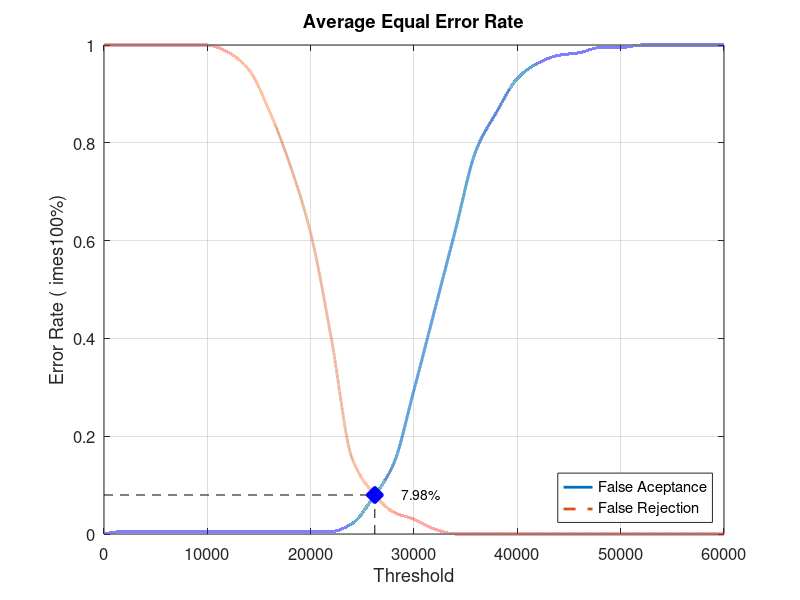
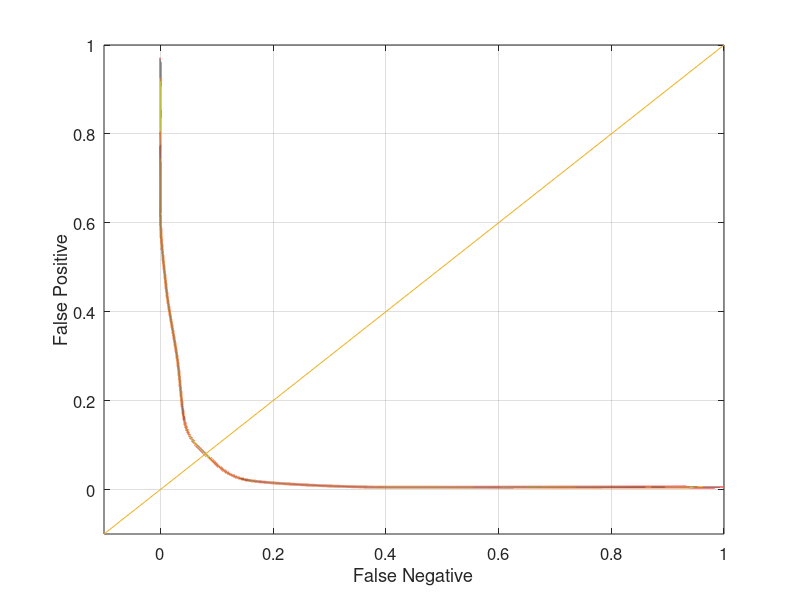

Write MATLAB code to recreate these figures, in order.
close all;
clear;
clc;
x = 0:2000:60000;
xq = 0:0.5:60000;

y0 = [0 0.00526316 0.00526316 0.00526316 0.00526316 0.00526316 0.00526316 0.00526316 0.00526316 0.00526316 0.00526316 0.00526316 0.0210526 0.0736842 0.142105 0.294737 0.457895 0.621053 0.784211 0.863158 0.931579 0.963158 0.978947 0.984211 0.994737 0.994737 1 1 1 1 1]
yy0 = interp1(x, y0, xq, 'pchip');
y1 = [1 1 1 1 1 1 0.985 0.95 0.865 0.755 0.615 0.4 0.155 0.085 0.045 0.03 0.01 0 0 0 0 0 0 0 0 0 0 0 0 0 0]
yy1 = interp1(x, y1, xq, 'pchip');

% Calculating EER: 
y2 = abs(y0 - y1);
find(y2 == min(y2))
yy2 = abs(yy0 - yy1);
xEER = find(yy2 == min(yy2));
xEERIndex = xq(xEER) % X-axis EER
yEER = yy0(xEER) % Y-axis EER

main = figure
plot(xq, yy0,'-','LineWidth', 2);	hold on
plot(xq, yy1,'--','LineWidth', 2);	hold on
plot([xEERIndex xEERIndex], [0 yEER], 'k--');	hold on
plot([0 xEERIndex], [yEER yEER], 'k--');	hold on
plot(xEERIndex, yEER, 'bx', 'LineWidth', 10);	hold on
text(xEERIndex + 10 * xEERIndex / 100, yEER, [num2str(round((10000 * yEER)) / 100) '%'])
legend('False Aceptance', 'False Rejection', 'Location', 'SouthEast')
xlabel('Threshold')
ylabel('Error Rate (	imes100%)')
title('Average Equal Error Rate')
set(gca, 'FontSize', 12)
axis([0 60000 0 1])
grid on

print(main, 'Database3_2Main', '-dpng');
FNRxFPR = figure('Color', [1 1 1]);
plot(yy1, yy0, '-', yy1, yy0, 'LineWidth', 2);
hold on
y = -0.1:0.1:1
plot(y, y); 
set(gca, 'FontSize', 12)
xlabel('False Negative')
ylabel('False Positive')
axis([-0.1 1 -0.1 1])
set(gca, 'FontSize', 12)
grid on

print(FNRxFPR, 'Database3_2FNRxFPR','-dpng');
